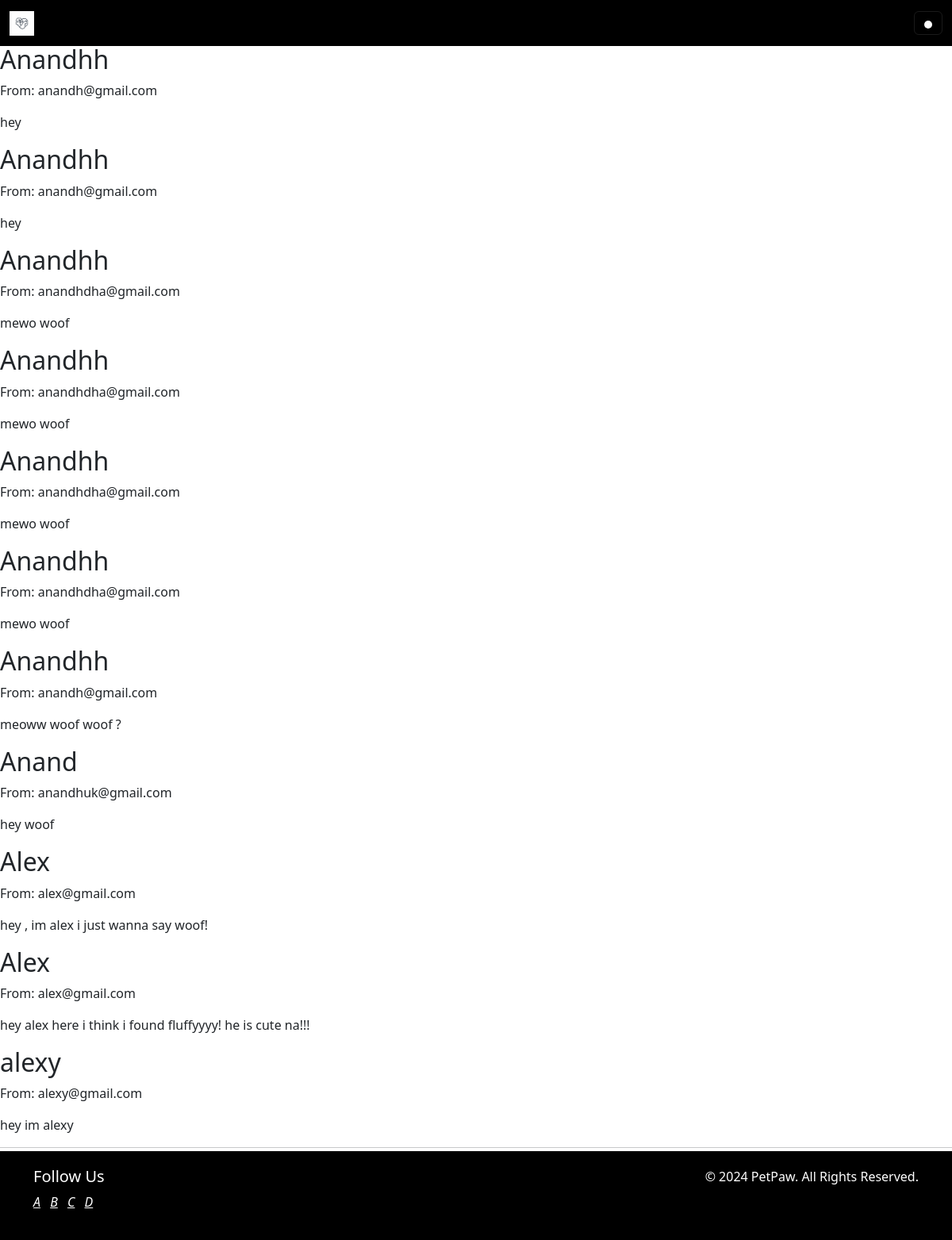
/view_user_messages/ (signed in), run on the app's committed database.
### pets/models.py (models this page shows, shortened)
class ContactSubmission(models.Model):
    name = models.CharField(max_length=100)
    email = models.EmailField(default='example@example.com')
    message = models.TextField()

### coordinator/views.py (the view)
# urls.py: path('view_user_messages/', views.view_user_messages, name='view_user_messages'),
@coordinator_required
def view_user_messages(request):
    contact_messages = ContactMessage.objects.all()
    return render(request, 'view_user_messages.html', {'contact_messages': contact_messages})

### templates/view_user_messages.html (shortened to what this page needs)
{% extends 'base1.html' %}
{% load static %}
{% block content %}
<div class="containerr">
    <h1>User Messages</h1>
    {% if contact_messages %}
        {% for message in contact_messages %}
            <div class="message">
                <h2>{{ message.name }}</h2>
                <p>From: {{ message.email }}</p>
                <p>{{ message.message }}</p>
            </div>
        {% endfor %}
    {% else %}
        <p>No messages found.</p>
    {% endif %}
</div>
{% endblock %}

### data on the page
ContactSubmission: name "Anandhh", email "anandh@gmail.com", message "hey"
ContactSubmission: name "Anandhh", email "anandh@gmail.com", message "hey"
ContactSubmission: name "Anandhh", email "anandhdha@gmail.com", message "mewo woof"
ContactSubmission: name "Anandhh", email "anandhdha@gmail.com", message "mewo woof"
ContactSubmission: name "Anandhh", email "anandhdha@gmail.com", message "mewo woof"
ContactSubmission: name "Anandhh", email "anandhdha@gmail.com", message "mewo woof"
ContactSubmission: name "Anandhh", email "anandh@gmail.com", message "meoww woof woof ?"
ContactSubmission: name "Anand", email "anandhuk@gmail.com", message "hey woof"
ContactSubmission: name "Alex", email "alex@gmail.com", message "hey , im alex i just wanna say woof!"
ContactSubmission: name "Alex", email "alex@gmail.com", message "hey alex here i think i found fluffyyyy! he is cute na!!!"
ContactSubmission: name "alexy", email "alexy@gmail.com", message "hey im alexy"
